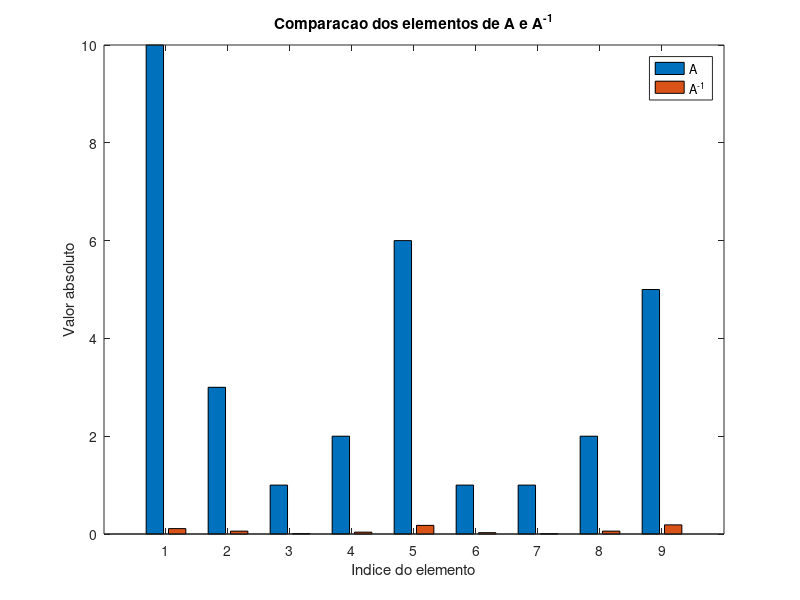

Here is the MATLAB script that generated this plot:
% Montar a matriz A
A = [10, 2, -1;
     -3, -6, 2;
     1, 1, 5];

% Criar a matriz aumentada com a matriz identidade
n = length(A);
augmented_matrix = [A, eye(n)];

% Função para aplicar o método de Gauss-Jordan sem pivoteamento
function aug_matrix = gauss_jordan_without_pivoting(aug_matrix)
  n = length(aug_matrix(:, 1));
  for k = 1:n
    % Dividir a linha pelo elemento da diagonal
    aug_matrix(k, :) = aug_matrix(k, :) / aug_matrix(k, k);

    % Zerar os elementos abaixo e acima da diagonal
    for i = [1:(k - 1), (k + 1):n]
      aug_matrix(i, :) = aug_matrix(i, :) - aug_matrix(i, k) * aug_matrix(k, :);
    end
  end
endfunction

% Aplicar o método de Gauss-Jordan sem pivoteamento
augmented_matrix = gauss_jordan_without_pivoting(augmented_matrix);

% Obter a matriz inversa de A
A_inv = augmented_matrix(:, (n + 1):(2 * n));

% Exibir a matriz inversa
disp("A matriz inversa de A é:");
disp(A_inv);

% Verificar o resultado multiplicando A por A_inv
result = A * A_inv;

% Exibir o resultado da multiplicação
disp("O resultado de [A][A]^(-1) e:");
disp(result);

% Criar uma matriz contendo os elementos absolutos de A e A_inv
bar_matrix = [abs(A(:)), abs(A_inv(:))];

% Criar um gráfico de barras
bar(bar_matrix);

% Configurar o gráfico
xlabel('Indice do elemento');
ylabel('Valor absoluto');
legend({'A', 'A^{-1}'});
title('Comparacao dos elementos de A e A^{-1}');
